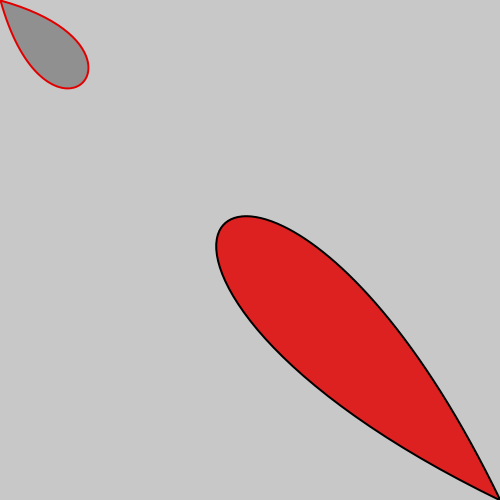
Frame 1 (no input)
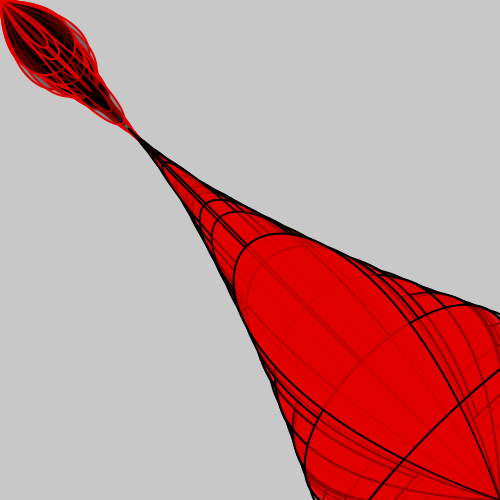
Frame 60 (the mouse pressed at the canvas centre just before this capture)
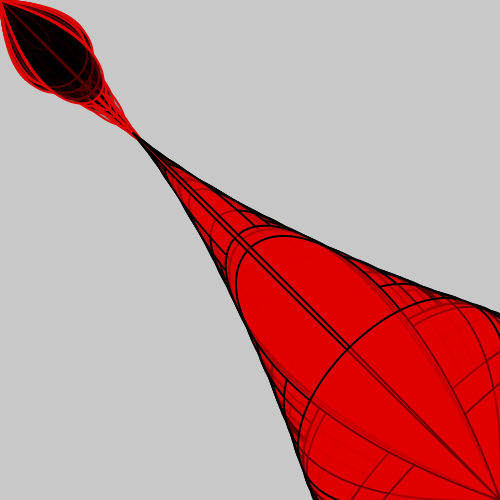
Frame 120 (the mouse held since frame 60 and released just before this capture)

The Processing sketch that drew these frames (run headless with seeded random() and noise(); from frame 60 on, the mouse is pressed at the canvas centre):

// Processing sketch: processing_53490
// ── processing_53490.pde


void setup() {
  background(200);
  frameRate(100);
  smooth();
  size(500, 500);
}

void draw() {
  float x = random(5);
  float y = random(1000);
  stroke(0);
  strokeWeight(2);
  fill(225, 0, 0, random(225));
  bezier(500, 500, x, y, y, x, 500, 500);
  
  float a = random(200);
  float b = random(200);
  stroke(225, 0, 0);
  strokeWeight(2);
  fill(0, 0, 0, random(225));
  bezier(0, 0, a, b, b, a, 0, 0);
}
